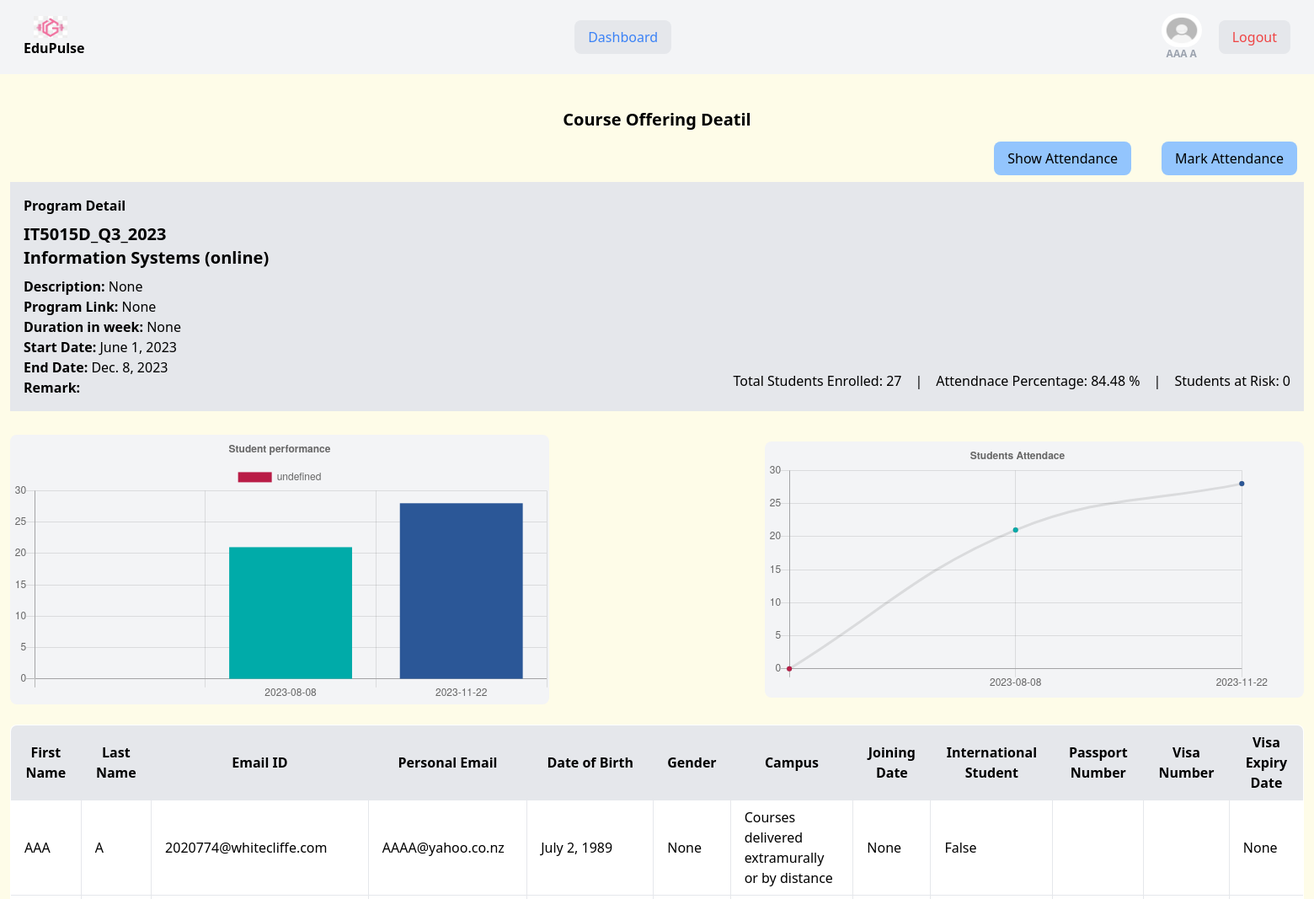
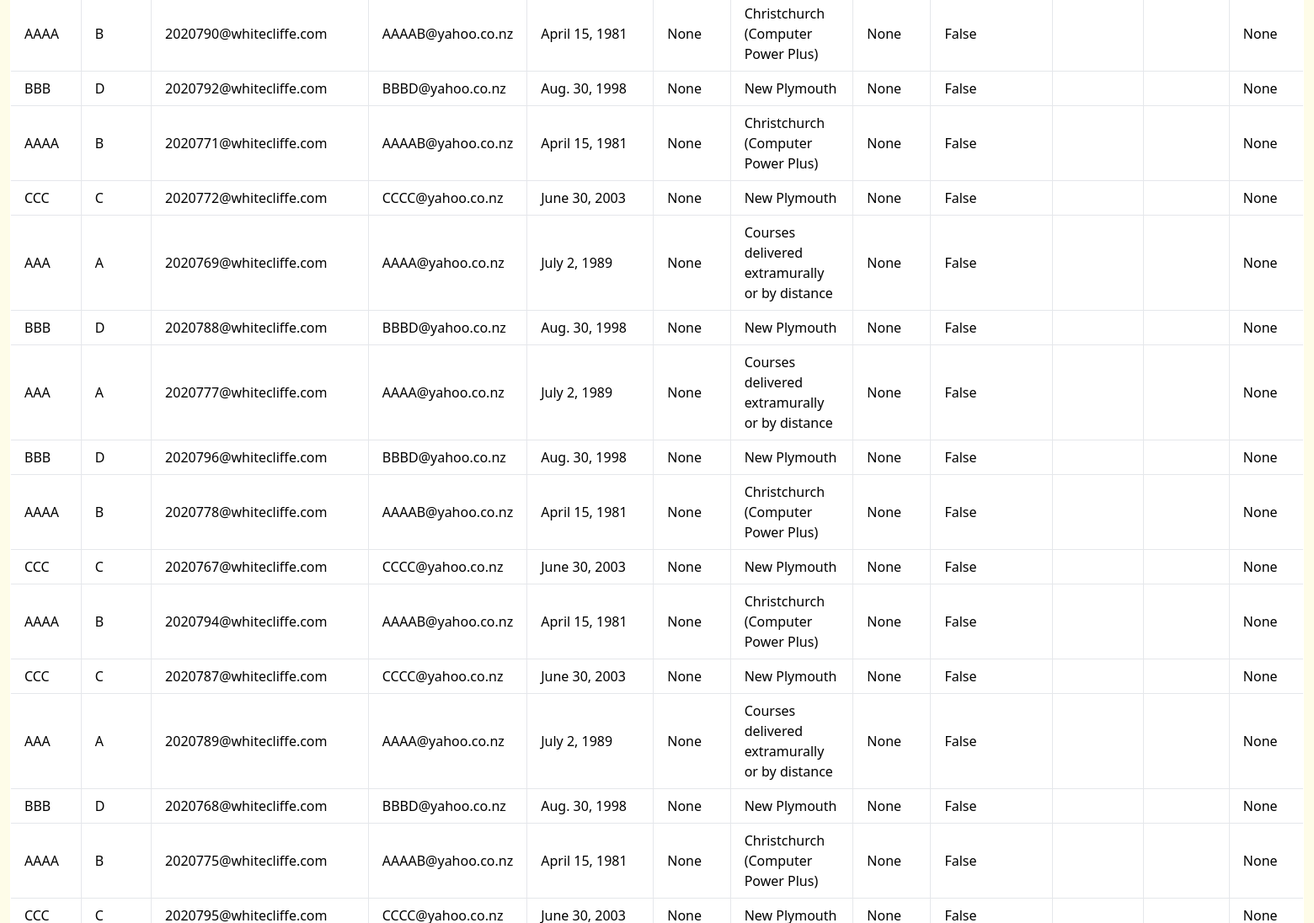
Before: /wc_current_programs/courses-offering-detail/a7aa684a-1af6-4e7f-967b-00e4e5e8d4f9 (signed in, upper part) with the older database file (2 pictures, top to bottom).
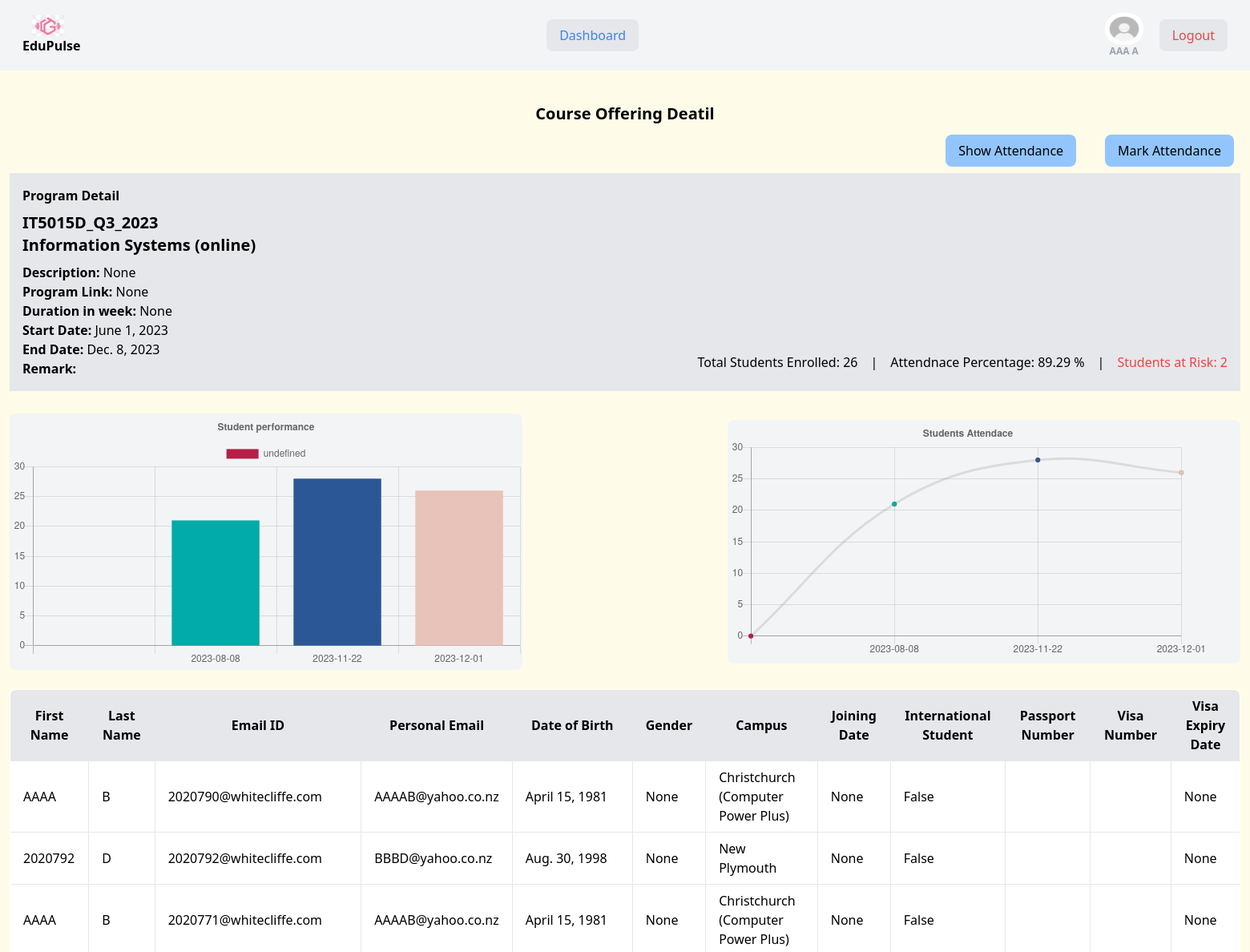
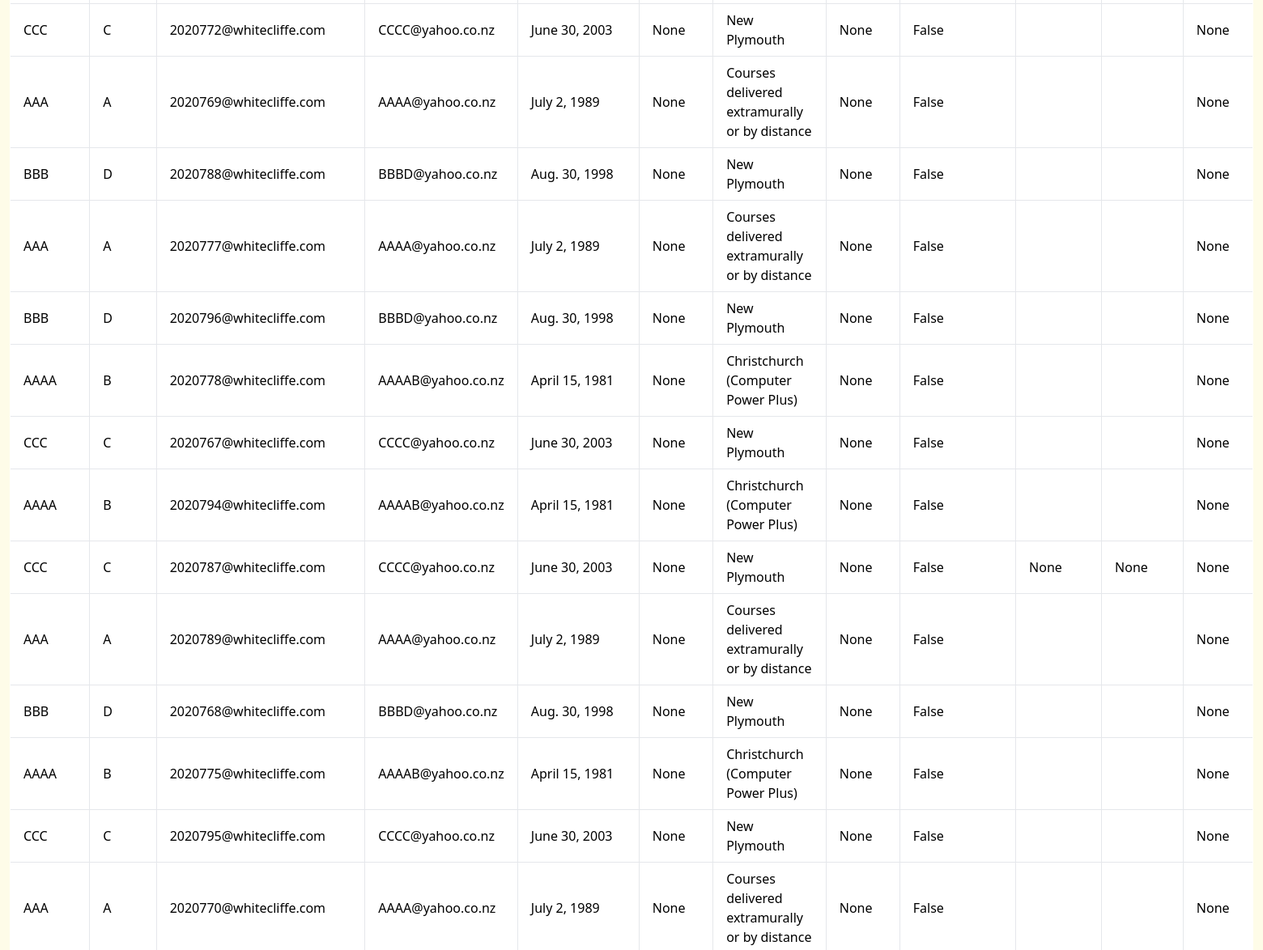
After: the same page with the newer database file (2 pictures, top to bottom).
### program/models.py (models this page shows, shortened)
class CourseOffering(BaseModel):
    OFFERING_CHOICES = [
        ('online', 'ONLINE'),
        ('offline', 'OFFLINE'),
        ('blended', 'BLENDED'),
    ]
    course=models.ForeignKey(Course, verbose_name=("course"), on_delete=models.CASCADE,null=True,blank=True,related_name='course_offering')
    start_date=models.DateField( auto_now=False, auto_now_add=False)
    end_date=models.DateField( auto_now=False, auto_now_add=False)
    remark=models.TextField(max_length=255,blank=True,null=True)
    result_status_code=models.CharField(max_length=255,null=True,blank=True)
    result_status=models.CharField(max_length=255,null=True,blank=True)
    student = models.ManyToManyField(Student,blank=True ,related_name='course_offerings')
    teacher = models.ManyToManyField(Staff,blank=True ,related_name='course_offerings')
    offering_mode = models.CharField(max_length=10,choices=OFFERING_CHOICES,default='online',blank=True, null=True,help_text='Select the mode of course offering: Online, Offline, or Blended'
    )
    def calculate_attendance_percentage(self):
        total_sessions=self.attendance.count()
        present_sessions = self.attendance.filter(is_present='present').count()
        if total_sessions > 0:
            attendance_percentage = (present_sessions / total_sessions) * 100
            return round(attendance_percentage, 2)
        return 0.0
    def calculate_no_at_risk_student_for_last_week(self):
        from report.models import WeeklyReport
        current_date = datetime.now().date()
        end_date_last_week = current_date - timedelta(days=current_date.weekday() + 1)
        start_date_last_week = end_date_last_week - timedelta(days=6)
        students = self.student.all()
        at_risk_students = set()
        students = self.student.all()
        for student in students:
                    if student.temp_id=="2020792":
                        print("weekly Report at risk count dates :,",start_date_last_week," to ",end_date_last_week)
                        print("id Matched in CO M",student.temp_id)
                    weekly_report_last_week = WeeklyReport.objects.filter(
                        student=student,
                        course_offering=self,
                        sessions__attendance_date__range=[start_date_last_week, end_date_last_week]
                    ).first()
                    if weekly_report_last_week and weekly_report_last_week.at_risk:
                        print("at _risk status on week report found CO M:",student.temp_id)
                        at_risk_students.add(student)
                        print("all object CO M",at_risk_students)
        return len(at_risk_students)

class Course(BaseModel):
    name=models.CharField(max_length=255,null=True,blank=True)
    description=models.CharField(max_length=255,null=True,blank=True)
    key_components=models.CharField(max_length=255,null=True,blank=True)
    program_link = models.URLField(max_length=255, null=True, blank=True)
    total_credit=models.PositiveIntegerField(null=True,blank=True)
    duration_in_week=models.PositiveIntegerField(null=True,blank=True)
    program = models.ManyToManyField(Program, blank=True, related_name='course')
    course_efts=models.FloatField(null=True,blank=True)

### customUser/models.py (models this page shows, shortened)
class Student(BaseModel):
    student = models.OneToOneField(NewUser, on_delete=models.CASCADE, null=True, blank=True, related_name='student_profile')
    joining_date=models.DateField(null=True,blank=True)
    international_student=models.BooleanField(default=False)
    remark=models.TextField(max_length=1000,null=True,blank=True)
    enrolled_course=models.CharField(max_length=255,null=True,blank=True)
    email_id=models.EmailField(null=True,blank=True)
    enrollment_status=models.CharField(max_length=255,null=True,blank=True)
    passport_number=models.CharField(max_length=255,null=True,blank=True)
    visa_number=models.CharField(max_length=255,null=True,blank=True)
    visa_expiry_date=models.DateField(default=None, null=True,blank=True)
    def __str__(self):
        return f"{self.student.temp_id} "

class NewUser(AbstractUser):
    Gender_Choice=[
        ('M','Male'),
        ('F','Female'),
        ('O','Other'),
    ]
    temp_id=models.CharField(max_length=255,blank=True,null=True)
    gender=models.CharField(max_length=100,choices=Gender_Choice,null=True,blank=True)
    phone = models.DecimalField(max_digits=12, decimal_places=0, null=True, blank=True)
    dob=models.DateField(default=None, blank=True, null=True)
    user_image = models.ImageField(upload_to='user_images/', null=True, blank=True)
    nationality=models.CharField(max_length=255,null=True,blank=True)
    address=models.ForeignKey(Address, verbose_name="Address", on_delete=models.CASCADE,null=True,blank=True)
    campus=models.ForeignKey(Campus, verbose_name="Campus", on_delete=models.CASCADE,null=True,blank=True, related_name='users')

### base/models.py (models this page shows, shortened)
class BaseModel(models.Model):
    id=models.UUIDField(primary_key=True,default=uuid.uuid4,editable=False)
    temp_id=models.CharField(max_length=255,null=True, blank=True)
    created_by=models.ForeignKey(settings.AUTH_USER_MODEL,on_delete=models.SET_NULL,related_name='%(class)s_created',null=True,blank=True)
    updated_by=models.ForeignKey(settings.AUTH_USER_MODEL,on_delete=models.SET_NULL,related_name='%(class)s_updated',null=True,blank=True)
    created_at=models.DateTimeField(auto_now_add=True,verbose_name='Created At')
    updated_at=models.DateTimeField(auto_now=True,verbose_name='Updated At')
    active_status=models.BooleanField(default=True)
    class Meta:
        abstract=True

class Campus(BaseModel):
    name=models.CharField(max_length=255,null=True,blank=True)
    address=models.ForeignKey(Address,on_delete=models.PROTECT,null=True,blank=True)
    class Meta:
        verbose_name = "Campus"  # Set the verbose name for the singular form
        verbose_name_plural = "Campus"

### report/models.py (models this page shows)
class WeeklyReport(BaseModel):
    ENGAGEMENT_CHOICE=[
        ('na','N/A'),
        ('on track canvas','On Track - CANVAS'),
        ('on track assessment','On Track - Assessment'),
        ('on track learning activity','On Track - Learning Activity'),
        ('on track blended','On Track - Blended'),
        ('not engaged','Not Engaged'),
    ]
    ACTION_CHOICE=[
        ('na','N/A'),
        ('follow up email and call','Follow Up Email and Call'),
        ('pastoral care','Pastoral Care'),
        ('personalised study plan/Extra session','Personlaised Study Plan /Extra Session'),
        ('emergency contact','Emergency Contact'),
        ('other','Other'),
    ]
    FOLLOW_UP_CHOICE=[
        ('na','N/A'),
        ('warning letter 1','Warning Letter 1'),
        ('warning letter 2','Warning Letter 2'),
    ]
    PERFORMANCE_CHOICE=[
        ('na','N/A'),
        ('poor','POOR'),
        ('good','GOOD'),
        ('moderate','MODERATE'),
    ]
    ASSESSMENT_CHOICE=[
        ('na','N/A'),
        ('making progress','MAKING PROGRESS '),
        ('no progress','NO PROGRESS'),
        ('request extension','REQUEST EXTENSION'),
        ('submitted','SUBMITTED'),
        ('not submitted','NOT SUBMITTED'),
        ('failed','FAILED'),
        ('re-sit','RE-SIT'),
    ]
    week_number=models.PositiveIntegerField(blank=True,null=True)
    sessions=models.ManyToManyField(Attendance, verbose_name=("sessions"))
    engagement=models.CharField(choices=ENGAGEMENT_CHOICE,default="n/a",null=True,blank=True, max_length=255)
    action=models.CharField(choices=ACTION_CHOICE,null=True,blank=True, max_length=255,default='n/a')
    follow_up=models.CharField(choices=FOLLOW_UP_CHOICE,null=True,blank=True, max_length=255,default="n/a")
    course_offering=models.ForeignKey(CourseOffering, verbose_name=("Course Offering"), on_delete=models.CASCADE,related_name='weekly_reports')
    student=models.ForeignKey(Student, verbose_name=("Student"), on_delete=models.CASCADE,related_name='weekly_reports')
    no_of_pages_viewed_on_canvas=models.PositiveIntegerField(null=True,blank=True, default=0)
    login_in_on_canvas=models.BooleanField(default=False, blank=True,null=True)
    assessment_status=models.CharField( choices=ASSESSMENT_CHOICE, max_length=255,null=True,blank=True,default="n/a")
    at_risk=models.BooleanField(default=None,null=True,blank=True)

### program/views.py (the view)
# urls.py: path('courses-offering-detail/<uuid:pk>', CourseOfferingDetailView.as_view(), name='course_offering_detail'),
class CourseOfferingDetailView(LoginRequiredMixin,DetailView):
    model = CourseOffering
    template_name = 'program/course/course_offering_detail.html'
    context_object_name = 'course_offering'
    def get_context_data(self, **kwargs):
        context = super().get_context_data(**kwargs)
        context['view'] = 'table'  # Add the 'view' context value list or detail or table
        all_attendance=context['course_offering'].attendance.all()
        attendance_count = {}
        for attendance in all_attendance:
            date = attendance.attendance_date
            print("Date :",date)
            if date not in attendance_count:
                attendance_count[date] = 0
            if attendance.is_present == 'present':
                attendance_count[date] += 1
        labels = list(attendance_count.keys())
        data = list(attendance_count.values())
        formatted_labels = [date.strftime("%Y-%m-%d") for date in labels]
        formatted_labels.insert(0, "")
        data.insert(0, 0)
        print("labels :",formatted_labels)
        context['chart_data_attendance'] = {
            'labels': formatted_labels,
            'data': data,
        }
        print("All attendance:",all_attendance)
        return context

### customUser/templatetags/custom_tags.py (called while the page is built)
@register.filter(name='user_belongs_to_group')
def user_belongs_to_group(user,group_name):
        return user.groups.filter(name=group_name).exists()

### templates/program/course/course_offering_detail.html
{% extends "base.html" %}
{% block content %}
    <section class='my-2 w-full' >
        <h1 class='text-center mt-4 text-xl mb-1'><strong>Course Offering Deatil</strong>  </h1>
        <div class="flex justify-end gap-5">
            <a href="{% url 'attendance_list' course_offering.pk %}" class="bg-blue-300 m-2 px-4 py-2 rounded-lg">Show Attendance</a>
            <a href="{% url 'create-attendance' course_offering.pk %}" class="bg-blue-300 m-2 px-4 py-2 rounded-lg">Mark Attendance</a>
        </div>
        <div class="bg-gray-200 p-4 mb-4 w-full gap-5 flex flex-row justify-between items-baseline">
          <div class='w-1/2'>
            <h1><strong>Program Detail</strong>  </h1>
            <h2 class="text-xl font-bold my-2">{{ course_offering.temp_id }} <br> {{course_offering.course.name}} ({{course_offering.offering_mode}})</h2>
            <p><strong>Description:</strong> {{ course_offering.course.description }}</p>
            <p><strong>Program Link:</strong> {{ course_offering.course.program_link }}</p>
            <p><strong>Duration in week:</strong> {{ course_offering.course.duration_in_week }}</p>
            <p><strong>Start Date:</strong> {{ course_offering.start_date }}</p>
            <p><strong>End Date:</strong> {{ course_offering.end_date }}</p>
            <p><strong>Remark:</strong> {{ course_offering.remark }}</p>
          </div>
          <div class='flex flex-row gap-4 flex-wrap items-baseline w-1/2 justify-end align-baseline content-baseline mt-auto'>
            <p class="mb-2">Total Students Enrolled: {{course_offering.student.count}}</p> |
            <p class="mb-2">Attendnace Percentage: {{course_offering.calculate_attendance_percentage}} %</p> |
            {% if course_offering.calculate_no_at_risk_student_for_last_week >  0 %}
            <p class='text-red-500'>Students at Risk: {{course_offering.calculate_no_at_risk_student_for_last_week}}</p>
            {% else  %}
            <p>Students at Risk: {{course_offering.calculate_no_at_risk_student_for_last_week}}</p>
            {% endif %}
          </div>
        </div>
        <div class='my-2 w-full flex flex-row flex-wrap justify-between'>
        <div class='w-5/12 bg-gray-100 rounded-lg  my-3'>
          {% with data=chart_data_attendance title='Student performance' id='students_performace' chartType='bar' lengendDisplay='true' limitData=10 %}
            {% include 'charts/chart.html' %}
          {% endwith %}
        </div>
        <div class='w-5/12 bg-gray-100 rounded-lg my-5'>
          {% with data=chart_data_attendance title='Student Attendace' text='Students Attendace' id='students_attedance'%}
          {% include 'charts/lineChart.html' %}
          {% endwith %}
        </div>
       <div class='mt-3 rounded-xl flex flex-col flex-wrap gap-1'>
          {% with students=course_offering.student.all  view=view %}
            {% include 'components/flash_card/student_list_FC.html' %}
          {% endwith %}
       </div>
       </div>
    </section>
{% endblock content %}

### templates/components/flash_card/student_list_FC.html (shortened to what this page needs)
{% block content %}
<section class='rounded-lg '>
    {% if view == "list" %}
        {% for student in students  %}
            <div>{{student.student.first_name}} {{student.student.last_name}}</div>
        {% endfor %}
    {% elif view == "table" %}
        {% if students %}
            <table class="min-w-full bg-white border border-gray-300 rounded-lg overflow-hidden">
                <thead class="bg-gray-200">
                    <tr>
                        <th class="border px-4 py-2">First Name</th>
                        <th class="border px-4 py-2">Last Name</th>
                        <th class="border px-4 py-2">Email ID</th>
                        <th class="border px-4 py-2">Personal Email</th>
                        <th class="border px-4 py-2 min-w-[150px]">Date of Birth</th>
                        <th class="border px-4 py-2">Gender</th>
                        <th class="border px-4 py-2">Campus</th>
                        <th class="border px-4 py-2">Joining Date</th>
                        <th class="border px-4 py-2">International Student</th>
                        <th class="border px-4 py-2">Passport Number</th>
                        <th class="border px-4 py-2">Visa Number</th>
                        <th class="border px-4 py-2">Visa Expiry Date</th>
                    </tr>
                </thead>
                <tbody>
                    {% for student in students %}
                        <tr>
                            <td class="border px-4 py-2">{{ student.student.first_name }}</td>
                            <td class="border px-4 py-2">{{ student.student.last_name }}</td>
                            <td class="border px-4 py-2">{{ student.student.email }}</td>
                            <td class="border px-4 py-2">{{ student.email_id }}</td>
                            <td class="border px-4 py-2">{{ student.student.dob }}</td>
                            <td class="border px-4 py-2">{{ student.student.gender }}</td>
                            <td class="border px-4 py-2">{{ student.student.campus.name }}</td>
                            <td class="border px-4 py-2">{{ student.joining_date }}</td>
                            <td class="border px-4 py-2">{{ student.international_student }}</td>
                            <td class="border px-4 py-2">{{ student.passport_number }}</td>
                            <td class="border px-4 py-2">{{ student.visa_number }}</td>
                            <td class="border px-4 py-2">{{ student.visa_expiry_date }}</td>
                        </tr>
                    {% endfor %}
                </tbody>
            </table>
        {% else %}
            <p>No students available.</p>
        {% endif %}
    {% endif %}
</section>
{% endblock content %}

Changed rows visible on the page:
no longer on this page (row edited): Student: student.first_name "AAA", student.last_name "A", student.email "2020774@whitecliffe.com", email_id "AAAA@yahoo.co.nz", student.dob "July 2, 1989", student.gender "None", student.campus.name "Courses delivered extramurally or by distance", joining_date "None", international_student "False", visa_expiry_date "None"
computed for CourseOffering "IT5015D_Q3_2023": student.count "27" → "26"; calculate_attendance_percentage "84.48" → "89.29"; calculate_no_at_risk_student_for_last_week "0" → "2"
changed through a linked row, Student "2020792@whitecliffe.com": student.first_name "BBB" → "2020792"
changed Student "2020787@whitecliffe.com": passport_number (not shown) → "None"; visa_number (not shown) → "None"
now on this page (row unchanged): Student: student.first_name "AAA", student.last_name "A", student.email "2020770@whitecliffe.com", email_id "AAAA@yahoo.co.nz", student.dob "July 2, 1989", student.gender "None", student.campus.name "Courses delivered extramurally or by distance", joining_date "None", international_student "False", visa_expiry_date "None"
Other visible differences:
chart data {{ data.labels|safe }}: ['', '2023-08-08', '2023-11-22'] → ['', '2023-08-08', '2023-11-22', '2023-12-01']
chart data {{ data.data|safe }}: [0, 21, 28] → [0, 21, 28, 26]
